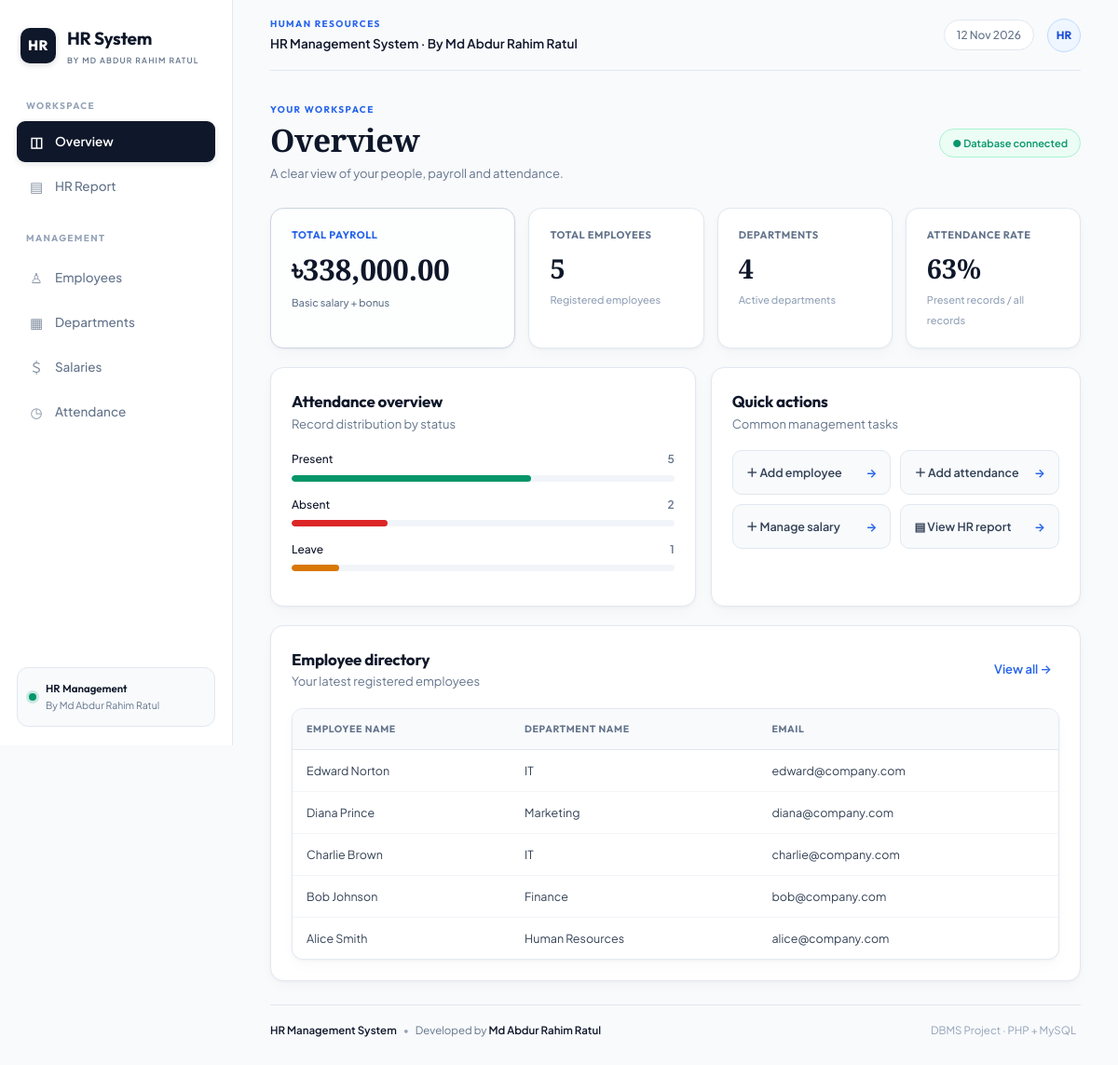
The page / on the database its author committed.
### tables this page shows
CREATE TABLE Employee (
    employee_id INT PRIMARY KEY AUTO_INCREMENT,
    employee_name VARCHAR(100) NOT NULL,
    department_id INT,
    email VARCHAR(100),
    CONSTRAINT fk_employee_department
        FOREIGN KEY (department_id) REFERENCES Department(department_id)
);

CREATE TABLE Department (
    department_id INT PRIMARY KEY AUTO_INCREMENT,
    department_name VARCHAR(100) NOT NULL
);

### index.php (the view, shortened to what this page needs)
<?php
require_once "db.php";
function e($value) {
    return htmlspecialchars((string)($value ?? ""), ENT_QUOTES, "UTF-8");
}
function money($value) {
    return "৳" . number_format((float)($value ?? 0), 2);
}
$v = $_GET["v"] ?? "dashboard";
$today_display = date("j M Y");
?>
<!doctype html>
<html lang="en">
<head>
    <link rel="stylesheet" href="style.css">
</head>
<body>
    <aside class="sidebar">
        <a class="brand" href="index.php?v=dashboard" aria-label="HR Management Home">
            <span class="brand-mark">HR</span>
            <span>HR System <small>BY MD ABDUR RAHIM RATUL</small></span>
        </a>
        <p class="nav-caption">WORKSPACE</p>
        <nav aria-label="Main navigation">
            <a class="nav-link <?= $v === 'dashboard' ? 'on' : '' ?>" href="index.php?v=dashboard"><span>◫</span> Overview</a>
            <a class="nav-link <?= $v === 'report' ? 'on' : '' ?>" href="index.php?v=report"><span>▤</span> HR Report</a>
            <p class="nav-caption">MANAGEMENT</p>
            <a class="nav-link <?= $v === 'employees' ? 'on' : '' ?>" href="index.php?v=employees"><span>♙</span> Employees</a>
            <a class="nav-link <?= $v === 'departments' ? 'on' : '' ?>" href="index.php?v=departments"><span>▦</span> Departments</a>
            <a class="nav-link <?= $v === 'salaries' ? 'on' : '' ?>" href="index.php?v=salaries"><span>＄</span> Salaries</a>
            <a class="nav-link <?= $v === 'attendance' ? 'on' : '' ?>" href="index.php?v=attendance"><span>◷</span> Attendance</a>
        </nav>
        <div class="sidebar-note">
            <span class="live-dot"></span>
            <div><b>HR Management</b><small>By Md Abdur Rahim Ratul</small></div>
        </div>
    </aside>
    <main class="content">
        <header class="topbar">
            <div>
                <span class="eyebrow">HUMAN RESOURCES</span>
                <p class="topbar-title">HR Management System · By Md Abdur Rahim Ratul</p>
            </div>
            <div class="topbar-right">
                <span class="today"><?= e($today_display) ?></span>
                <span class="avatar">HR</span>
            </div>
        </header>
        <section id="main">
            <?php if ($v === "dashboard"): ?>
                <?php
                $emp_count = (int)$pdo->query("SELECT COUNT(*) FROM Employee")->fetchColumn();
                $dept_count = (int)$pdo->query("SELECT COUNT(*) FROM Department")->fetchColumn();
                $payroll_sum = $pdo->query("SELECT COALESCE(SUM(basic_salary + COALESCE(bonus, 0)), 0) FROM Salary")->fetchColumn();
                $total_att = (int)$pdo->query("SELECT COUNT(*) FROM Attendance")->fetchColumn();
                $present_att = (int)$pdo->query("SELECT COUNT(*) FROM Attendance WHERE status = 'Present'")->fetchColumn();
                $absent_att = (int)$pdo->query("SELECT COUNT(*) FROM Attendance WHERE status = 'Absent'")->fetchColumn();
                $leave_att = (int)$pdo->query("SELECT COUNT(*) FROM Attendance WHERE status = 'Leave'")->fetchColumn();
                $rate = $total_att > 0 ? round(($present_att / $total_att) * 100) : 0;
                $latest_emps = $pdo->query("SELECT e.employee_name, d.department_name, e.email FROM Employee e LEFT JOIN Department d ON e.department_id = d.department_id ORDER BY e.employee_id DESC LIMIT 5")->fetchAll();
                ?>
                <div class="page-heading">
                    <div>
                        <span class="eyebrow">YOUR WORKSPACE</span>
                        <h1>Overview</h1>
                        <p>A clear view of your people, payroll and attendance.</p>
                    </div>
                    <span class="date-chip">● Database connected</span>
                </div>
                <div class="stat-grid">
                    <article class="stat-card payroll-card">
                        <span>Total payroll</span>
                        <strong><?= money($payroll_sum) ?></strong>
                        <small>Basic salary + bonus</small>
                    </article>
                    <article class="stat-card">
                        <span>Total employees</span>
                        <strong><?= $emp_count ?></strong>
                        <small>Registered employees</small>
                    </article>
                    <article class="stat-card">
                        <span>Departments</span>
                        <strong><?= $dept_count ?></strong>
                        <small>Active departments</small>
                    </article>
                    <article class="stat-card">
                        <span>Attendance rate</span>
                        <strong><?= $rate ?>%</strong>
                        <small>Present records / all records</small>
                    </article>
                </div>
                <div class="dashboard-grid">
                    <section class="surface">
                        <div class="surface-heading">
                            <div>
                                <h2>Attendance overview</h2>
                                <p>Record distribution by status</p>
                            </div>
                        </div>
                        <div class="progress-row">
                            <div><span>Present</span><b><?= $present_att ?></b></div>
                            <div class="progress-track"><i style="width: <?= $total_att ? ($present_att / $total_att * 100) : 0 ?>%"></i></div>
                        </div>
                        <div class="progress-row">
                            <div><span>Absent</span><b><?= $absent_att ?></b></div>
                            <div class="progress-track"><i class="progress-absent" style="width: <?= $total_att ? ($absent_att / $total_att * 100) : 0 ?>%"></i></div>
                        </div>
                        <div class="progress-row">
                            <div><span>Leave</span><b><?= $leave_att ?></b></div>
                            <div class="progress-track"><i class="progress-leave" style="width: <?= $total_att ? ($leave_att / $total_att * 100) : 0 ?>%"></i></div>
                        </div>
                    </section>
                    <section class="surface">
                        <div class="surface-heading">
                            <div>
                                <h2>Quick actions</h2>
                                <p>Common management tasks</p>
                            </div>
                        </div>
                        <div class="quick-actions">
                            <a href="index.php?v=employees&action=add">＋ Add employee <span>→</span></a>
                            <a href="index.php?v=attendance&action=add">＋ Add attendance <span>→</span></a>
                            <a href="index.php?v=salaries&action=add">＋ Manage salary <span>→</span></a>
                            <a href="index.php?v=report">▤ View HR report <span>→</span></a>
                        </div>
                    </section>
                </div>
                <section class="surface recent-surface">
                    <div class="surface-heading">
                        <div>
                            <h2>Employee directory</h2>
                            <p>Your latest registered employees</p>
                        </div>
                        <a href="index.php?v=employees" class="text-btn">View all →</a>
                    </div>
                    <div class="table-wrap">
                        <table>
                            <thead>
                                <tr>
                                    <th>Employee Name</th>
                                    <th>Department Name</th>
                                    <th>Email</th>
                                </tr>
                            </thead>
                            <tbody>
                                <?php if (count($latest_emps) > 0): ?>
                                    <?php foreach ($latest_emps as $le): ?>
                                        <tr>
                                            <td data-label="Employee Name"><?= e($le["employee_name"]) ?></td>
                                            <td data-label="Department Name"><?= e($le["department_name"] ?? "—") ?></td>
                                            <td data-label="Email"><?= e($le["email"]) ?></td>
                                        </tr>
                                    <?php endforeach; ?>
                                <?php else: ?>
                                    <tr><td colspan="3" class="empty"><span class="empty-icon">⌕</span><b>No records found</b><small>Add employees to see them here.</small></td></tr>
                                <?php endif; ?>
                            </tbody>
                        </table>
                    </div>
                </section>
            <?php endif; ?>
        </section>
        <footer>
            <strong>HR Management System</strong> <span>•</span> Developed by <strong>Md Abdur Rahim Ratul</strong>
            <span class="footer-right">DBMS Project · PHP + MySQL</span>
        </footer>
    </main>
</body>
</html>

### rows shown on the page
employee: employee_name "Edward Norton", department.department_name "IT", email "edward@company.com"
employee: employee_name "Diana Prince", department.department_name "Marketing", email "diana@company.com"
employee: employee_name "Charlie Brown", department.department_name "IT", email "charlie@company.com"
employee: employee_name "Bob Johnson", department.department_name "Finance", email "bob@company.com"
employee: employee_name "Alice Smith", department.department_name "Human Resources", email "alice@company.com"

### other values the page prints
money($payroll_sum) "৳338,000.00"
$emp_count "5"
$dept_count "4"
$rate "63"
$present_att "5"
$absent_att "2"
$leave_att "1"
